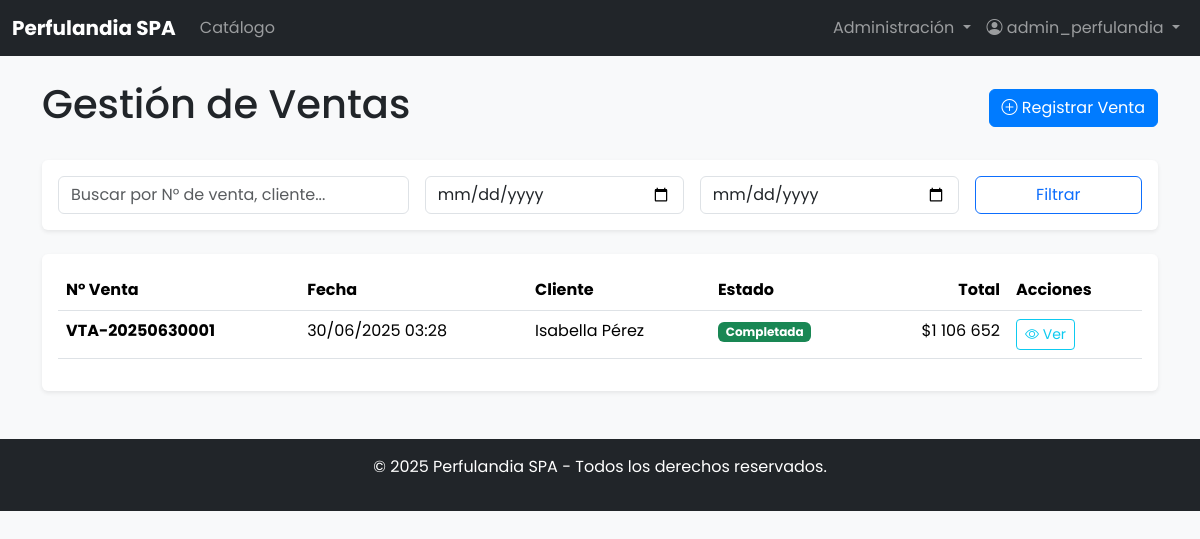
Page /ventas/ (signed in) on the committed database.
### usuarios/models.py (models this page shows, shortened)
class Usuario(AbstractUser):
    ROLES = (
        ('admin', 'Administrador'),
        ('gerente', 'Gerente'),
        ('vendedor', 'Vendedor'),
        ('cliente', 'Cliente'),
    )
    rol = models.CharField(max_length=20, choices=ROLES, default='cliente')
    telefono = models.CharField(max_length=20, blank=True, null=True)
    direccion = models.TextField(blank=True, null=True)
    rut = models.CharField(max_length=12, unique=True, null=True, blank=True)
    sucursal = models.CharField(max_length=100, blank=True)
    fecha_creacion = models.DateTimeField(auto_now_add=True)
    activo = models.BooleanField(default=True)
    class Meta:
        verbose_name = 'Usuario'
        verbose_name_plural = 'Usuarios'

### ventas/models.py (models this page shows, shortened)
class Venta(models.Model):
    TIPOS = [
        ('presencial', 'Venta Presencial'),
        ('online', 'Venta Online'),
    ]
    ESTADOS = [
        ('completada', 'Completada'),
        ('pendiente', 'Pendiente'),
        ('cancelada', 'Cancelada'),
    ]
    id = models.UUIDField(primary_key=True, default=uuid.uuid4, editable=False)
    numero_venta = models.CharField(max_length=20, unique=True)
    tipo = models.CharField(max_length=20, choices=TIPOS)
    estado = models.CharField(max_length=20, choices=ESTADOS, default='completada')
    vendedor = models.ForeignKey(Usuario, on_delete=models.SET_NULL, null=True, related_name='ventas_realizadas')
    cliente = models.ForeignKey(Usuario, on_delete=models.SET_NULL, null=True, blank=True, related_name='ventas_cliente')
    pedido = models.OneToOneField(Pedido, on_delete=models.SET_NULL, null=True, blank=True)
    subtotal = models.DecimalField(max_digits=10, decimal_places=2)
    impuesto = models.DecimalField(max_digits=10, decimal_places=2, default=0)
    descuento = models.DecimalField(max_digits=10, decimal_places=2, default=0)
    total = models.DecimalField(max_digits=10, decimal_places=2)
    metodo_pago = models.CharField(max_length=50, default='efectivo')
    notas = models.TextField(blank=True)
    fecha_venta = models.DateTimeField(auto_now_add=True)
    class Meta:
        verbose_name = 'Venta'
        verbose_name_plural = 'Ventas'
        ordering = ['-fecha_venta']

### ventas/views.py (the view, shortened to what this page needs)
# urls.py: path('', views.ventas_list_view, name='lista'),
@login_required
@rol_requerido(['gerente', 'admin', 'vendedor'])
def ventas_list_view(request):
    ventas = Venta.objects.select_related('cliente', 'vendedor').all().order_by('-fecha_venta')
    query = request.GET.get('q')
    fecha_desde = request.GET.get('fecha_desde')
    fecha_hasta = request.GET.get('fecha_hasta')
    if fecha_desde:
        ventas = ventas.filter(fecha_venta__date__gte=datetime.strptime(fecha_desde, '%Y-%m-%d').date())
    if fecha_hasta:
        ventas = ventas.filter(fecha_venta__date__lte=datetime.strptime(fecha_hasta, '%Y-%m-%d').date())
    context = {
        'ventas': ventas,
    }
    return render(request, 'ventas/ventas_list.html', context)

### core/permissions.py (called while the page is built)
def rol_requerido(roles_permitidos):
    def decorator(view_func):
        @wraps(view_func)
        def _wrapped_view(request, *args, **kwargs):
            if not request.user.is_authenticated:
                from django.contrib.auth.views import redirect_to_login
                return redirect_to_login(request.get_full_path())
            if request.user.rol not in roles_permitidos:
                raise PermissionDenied("No tienes permisos para acceder a esta página.")
            return view_func(request, *args, **kwargs)
        return _wrapped_view
    return decorator

### templates/ventas/ventas_list.html (shortened to what this page needs)
{% extends 'base.html' %}
{% load humanize %}
{% block content %}
<div class="d-flex justify-content-between align-items-center mb-4">
    <h1>Gestión de Ventas</h1>
    <a href="{% url 'ventas:registrar' %}" class="btn btn-primary">
        <i class="bi bi-plus-circle"></i> Registrar Venta
    </a>
</div>
<div class="card shadow-sm mb-4">
    <div class="card-body">
        <form method="get" class="row g-3">
            <div class="col-md-4">
                <input type="text" name="q" class="form-control" placeholder="Buscar por N° de venta, cliente..." value="{{ request.GET.q|default:'' }}">
            </div>
            <div class="col-md-3">
                <input type="date" name="fecha_desde" class="form-control" value="{{ request.GET.fecha_desde|default:'' }}">
            </div>
            <div class="col-md-3">
                <input type="date" name="fecha_hasta" class="form-control" value="{{ request.GET.fecha_hasta|default:'' }}">
            </div>
            <div class="col-md-2">
                <button type="submit" class="btn btn-outline-primary w-100">Filtrar</button>
            </div>
        </form>
    </div>
</div>
<div class="card shadow-sm">
    <div class="card-body">
        <div class="table-responsive">
            <table class="table table-hover">
                <thead>
                    <tr>
                        <th>N° Venta</th>
                        <th>Fecha</th>
                        <th>Cliente</th>
                        <th>Estado</th>
                        <th class="text-end">Total</th>
                        <th>Acciones</th>
                    </tr>
                </thead>
                <tbody>
                    {% for venta in ventas %}
                    <tr>
                        <td><strong>{{ venta.numero_venta }}</strong></td>
                        <td>{{ venta.fecha_venta|date:"d/m/Y H:i" }}</td>
                        <td>{{ venta.cliente.get_full_name|default:'Cliente General' }}</td>
                        <td>
                            {% if venta.estado == 'completada' %}
                                <span class="badge bg-success">Completada</span>
                            {% elif venta.estado == 'pendiente' %}
                                <span class="badge bg-warning text-dark">Pendiente</span>
                            {% else %}
                                <span class="badge bg-danger">Anulada</span>
                            {% endif %}
                        </td>
                        <td class="text-end">${{ venta.total|floatformat:0|intcomma }}</td>
                        <td>
                            <a href="{% url 'ventas:detalle' venta.pk %}" class="btn btn-sm btn-outline-info">
                                <i class="bi bi-eye"></i> Ver
                            </a>
                        </td>
                    </tr>
                    {% empty %}
                    <tr>
                        <td colspan="6" class="text-center py-4">No se encontraron ventas.</td>
                    </tr>
                    {% endfor %}
                </tbody>
            </table>
        </div>
    </div>
</div>
{% endblock %}

### templates/base.html (shortened to what this page needs)
{% load static %}
<!DOCTYPE html>
<html lang="es">
<head>
    <link href="https://cdn.jsdelivr.net/npm/bootstrap@5.3.3/dist/css/bootstrap.min.css" rel="stylesheet">
    <link rel="stylesheet" href="https://cdn.jsdelivr.net/npm/bootstrap-icons@1.11.3/font/bootstrap-icons.min.css">
    <link rel="stylesheet" href="{% static 'css/custom.css' %}">
</head>
<body>
    <nav class="navbar navbar-expand-lg navbar-dark bg-dark">
        <div class="container-fluid">
            <a class="navbar-brand" href="{% url 'home' %}">Perfulandia SPA</a>
            <div class="collapse navbar-collapse" id="navbarSupportedContent">
                <ul class="navbar-nav me-auto mb-2 mb-lg-0">
                    <li class="nav-item">
                        <a class="nav-link" href="{% url 'clientes:catalogo' %}">Catálogo</a>
                    </li>
                </ul>
                <ul class="navbar-nav ms-auto mb-2 mb-lg-0">
                    {% if user.is_authenticated %}
                        {% if user.rol in 'admin,gerente,vendedor' %}
                            <li class="nav-item dropdown">
                                <a class="nav-link dropdown-toggle" href="#" id="adminMenu" role="button" data-bs-toggle="dropdown" aria-expanded="false">
                                    Administración
                                </a>
                            </li>
                        {% endif %}
                        <li class="nav-item dropdown">
                            <a class="nav-link dropdown-toggle" href="#" id="navbarDropdown" role="button" data-bs-toggle="dropdown" aria-expanded="false">
                                <i class="bi bi-person-circle"></i> {{ user.username }}
                            </a>
                        </li>
                    {% endif %}
                </ul>
            </div>
        </div>
    </nav>
    <main class="container mt-4">
        {% block content %}{% endblock %}
    </main>
    <footer class="bg-dark text-white text-center p-3 mt-5">
        <p>&copy; {% now "Y" %} Perfulandia SPA - Todos los derechos reservados.</p>
    </footer>
</body>
</html>

### static/css/custom.css (style rules this page uses)
body { font-family: 'Poppins', sans-serif; background-color: #f8f9fa; }
.navbar-brand { font-weight: 700; }
.card { border: none; transition: transform 0.3s ease, box-shadow 0.3s ease; }
.btn-primary { background-color: #007bff; border-color: #007bff; transition: background-color 0.2s ease; }

### rows in the picture
Usuario: username "admin_perfulandia"
Venta: numero_venta "VTA-20250630001", fecha_venta "30/06/2025 03:28", cliente.get_full_name "Isabella Pérez", estado "Completada", total "1 106 652"
